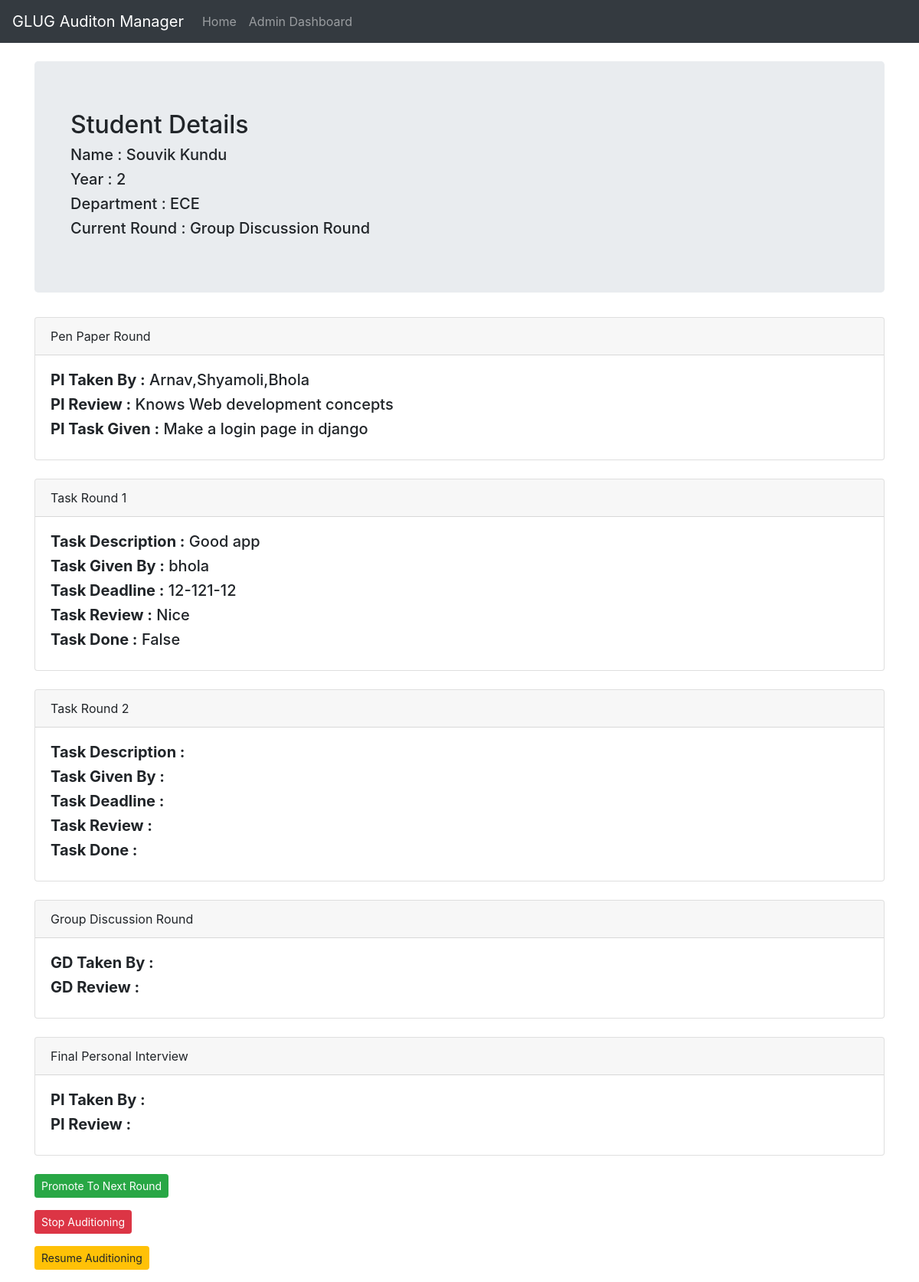
The page /profile/4 (signed in) on the database as committed earlier.
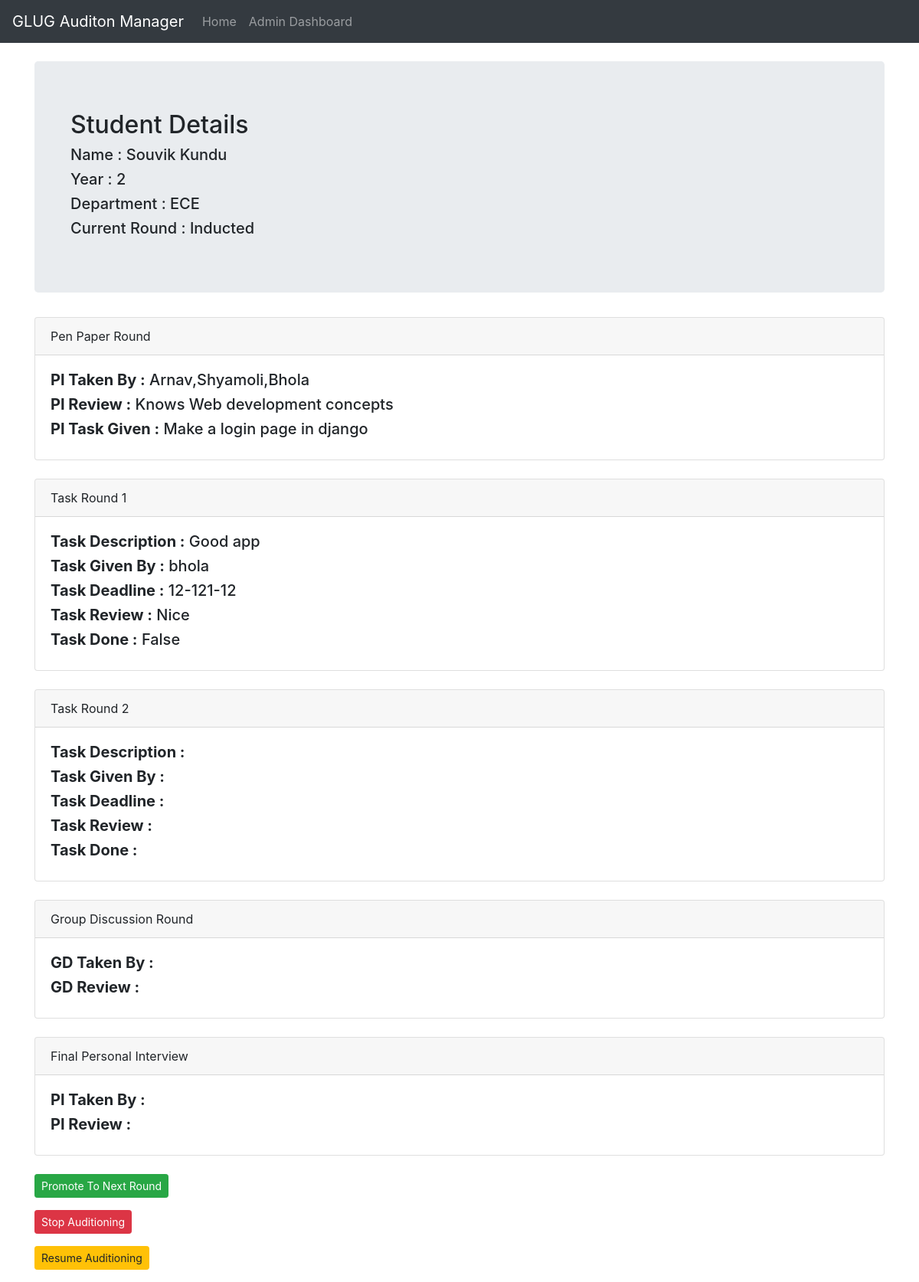
The same page on the database as committed later.
### core/models.py (models this page shows, shortened)
class Student(models.Model):
    name = models.CharField(max_length=255)
    year = models.IntegerField()
    dept = models.CharField(max_length=20)
    pen_paper_round = models.ForeignKey(PenPaperRound, on_delete=models.CASCADE, null=True, blank=True)
    task_round_one = models.ForeignKey(TaskRoundOne, on_delete=models.CASCADE, null=True, blank=True)
    task_round_two = models.ForeignKey(TaskRoundTwo, on_delete=models.CASCADE, null=True, blank=True)
    gd_round = models.ForeignKey(GroupDiscussionRound, on_delete=models.CASCADE, null=True, blank=True)
    final_pi = models.ForeignKey(FinalPi, on_delete=models.CASCADE, null=True, blank=True)
    current_round = models.IntegerField(default=1)
    stopped = models.BooleanField(default=False)

class PenPaperRound(models.Model):
    pi_taken_by = models.CharField(max_length=255)
    pi_review = models.CharField(max_length=255)
    pi_task = models.CharField(max_length=255, null=True, blank=True)

class TaskRoundOne(models.Model):
    task_desc = models.CharField(max_length=255)
    task_given_by = models.CharField(max_length=255)
    task_submission_date = models.CharField(max_length=255)
    task_review = models.CharField(max_length=255)
    task_done = models.BooleanField()

### core/views.py (the view)
@login_required
def profile(request, id):
    student_details = Student.objects.filter(id=id).first()
    student_details.current_round = round_details[student_details.current_round]
    context_data = {
        'student_details': student_details,
    }
    return render(request, 'profile.html', context_data)

### templates/profile.html (shortened to what this page needs)
{% extends 'base.html' %}
{% block content %}
<div class="container">
    <br />
    <div class="jumbotron">
        <div class="container">
            <h2>Student Details</h2>
            <h5>Name : {{ student_details.name }}</h5>
            <h5>Year : {{ student_details.year }}</h5>
            <h5>Department : {{ student_details.dept }}</h5>
            <h5>Current Round : {{ student_details.current_round }} </h5>
        </div>
    </div>
    <div class="card">
        <div class="card-header">
            Pen Paper Round
        </div>
        <div class="card-body">
            <h5><strong>PI Taken By :</strong> {{ student_details.pen_paper_round.pi_taken_by }}</h5>
            <h5><strong>PI Review :</strong> {{ student_details.pen_paper_round.pi_review }}</h5>
            <h5><strong>PI Task Given :</strong> {{ student_details.pen_paper_round.pi_task }}</h5>
        </div>
    </div>
    <br />
    <div class="card">
        <div class="card-header">
            Task Round 1
        </div>
        <div class="card-body">
            <h5><strong>Task Description :</strong> {{ student_details.task_round_one.task_desc }}</h5>
            <h5><strong>Task Given By :</strong> {{ student_details.task_round_one.task_given_by }}</h5>
            <h5><strong>Task Deadline :</strong> {{ student_details.task_round_one.task_submission_date }}</h5>
            <h5><strong>Task Review :</strong> {{ student_details.task_round_one.task_review }}</h5>
            <h5><strong>Task Done :</strong> {{ student_details.task_round_one.task_done }}</h5>
        </div>
    </div>
    <br />
    <div class="card">
        <div class="card-header">
            Task Round 2
        </div>
        <div class="card-body">
            <h5><strong>Task Description :</strong> {{ student_details.task_round_two.task_desc }}</h5>
            <h5><strong>Task Given By :</strong> {{ student_details.task_round_two.task_given_by }}</h5>
            <h5><strong>Task Deadline :</strong> {{ student_details.task_round_two.task_submission_date }}</h5>
            <h5><strong>Task Review :</strong> {{ student_details.task_round_two.task_review }}</h5>
            <h5><strong>Task Done :</strong> {{ student_details.task_round_two.task_done }}</h5>
        </div>
    </div>
    <br />
    <div class="card">
        <div class="card-header">
            Group Discussion Round
        </div>
        <div class="card-body">
            <h5><strong>GD Taken By :</strong> {{ student_details.gd_round.gd_taken_by }}</h5>
            <h5><strong>GD Review :</strong> {{ student_details.gd_round.gd_review }}</h5>
        </div>
    </div>
    <br />
    <div class="card">
        <div class="card-header">
            Final Personal Interview
        </div>
        <div class="card-body">
            <h5><strong>PI Taken By :</strong> {{ student_details.final_pi.pi_taken_by }}</h5>
            <h5><strong>PI Review :</strong> {{ student_details.final_pi.pi_review }}</h5>
        </div>
    </div>
    <br />
    <form method="POST" action="/profile/{{ student_details.id }}/promote">
        <button class="btn btn-success btn-sm">Promote To Next Round</button>
    </form>
    <form method="POST" action="/profile/{{ student_details.id }}/stop">
        <button class="btn btn-danger btn-sm">Stop Auditioning</button>
    </form>
    <form method="POST" action="/profile/{{ student_details.id }}/resume">
        <button class="btn btn-warning btn-sm">Resume Auditioning</button>
    </form>
</div>
{% endblock %}

Rows that differ between the two databases and show on the page:
changed Student "Souvik Kundu": current_round "Group Discussion Round" → "Inducted"
